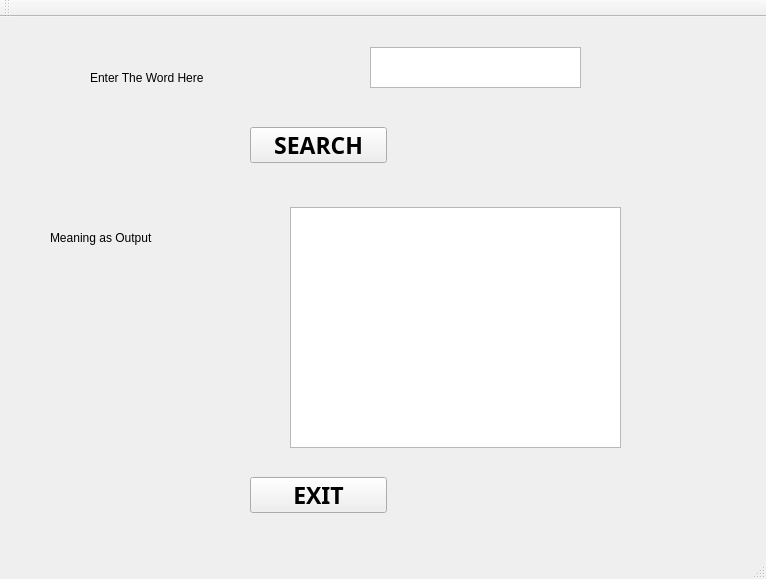
<?xml version="1.0" encoding="UTF-8"?>
<ui version="4.0">
 <class>MainWindow</class>
 <widget class="QMainWindow" name="MainWindow">
  <property name="geometry">
   <rect>
    <x>0</x>
    <y>0</y>
    <width>766</width>
    <height>579</height>
   </rect>
  </property>
  <property name="windowTitle">
   <string>MainWindow</string>
  </property>
  <widget class="QWidget" name="centralWidget">
   <widget class="QPushButton" name="pushButton_search">
    <property name="geometry">
     <rect>
      <x>250</x>
      <y>110</y>
      <width>137</width>
      <height>36</height>
     </rect>
    </property>
    <property name="font">
     <font>
      <family>Sawasdee</family>
      <pointsize>17</pointsize>
      <weight>75</weight>
      <bold>true</bold>
     </font>
    </property>
    <property name="text">
     <string>SEARCH</string>
    </property>
   </widget>
   <widget class="QTextBrowser" name="textBrowser_show">
    <property name="geometry">
     <rect>
      <x>290</x>
      <y>190</y>
      <width>331</width>
      <height>241</height>
     </rect>
    </property>
   </widget>
   <widget class="QLabel" name="label">
    <property name="geometry">
     <rect>
      <x>90</x>
      <y>50</y>
      <width>231</width>
      <height>21</height>
     </rect>
    </property>
    <property name="text">
     <string>Enter The Word Here</string>
    </property>
   </widget>
   <widget class="QLabel" name="label_2">
    <property name="geometry">
     <rect>
      <x>50</x>
      <y>200</y>
      <width>231</width>
      <height>41</height>
     </rect>
    </property>
    <property name="text">
     <string>Meaning as Output</string>
    </property>
   </widget>
   <widget class="QTextEdit" name="textEdit_input">
    <property name="geometry">
     <rect>
      <x>370</x>
      <y>30</y>
      <width>211</width>
      <height>41</height>
     </rect>
    </property>
   </widget>
   <widget class="QPushButton" name="pushButton_2_exit">
    <property name="geometry">
     <rect>
      <x>250</x>
      <y>460</y>
      <width>137</width>
      <height>36</height>
     </rect>
    </property>
    <property name="font">
     <font>
      <family>Sawasdee</family>
      <pointsize>17</pointsize>
      <weight>75</weight>
      <bold>true</bold>
     </font>
    </property>
    <property name="text">
     <string>EXIT</string>
    </property>
   </widget>
  </widget>
  <widget class="QToolBar" name="mainToolBar">
   <attribute name="toolBarArea">
    <enum>TopToolBarArea</enum>
   </attribute>
   <attribute name="toolBarBreak">
    <bool>false</bool>
   </attribute>
  </widget>
  <widget class="QStatusBar" name="statusBar"/>
 </widget>
 <layoutdefault spacing="6" margin="11"/>
 <resources/>
 <connections/>
</ui>
